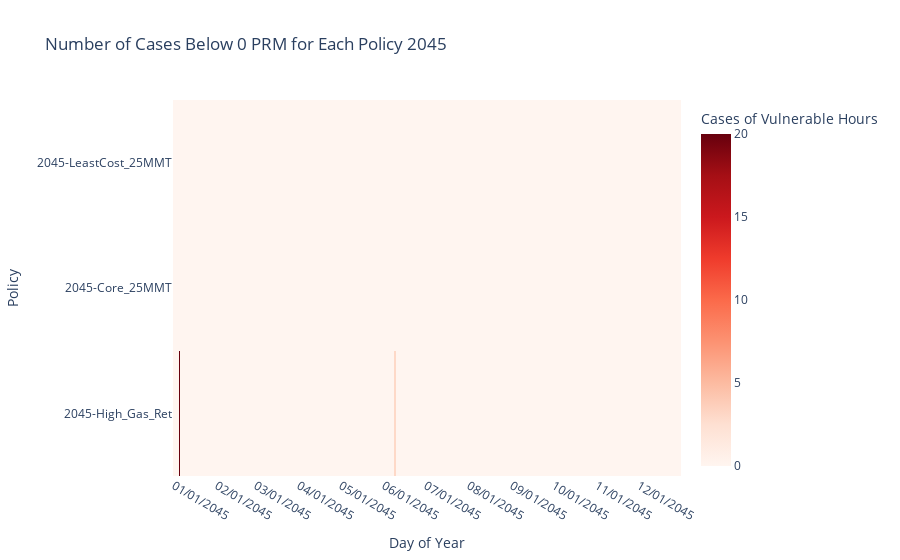

This figure's notebook cell:
### Code cell
# Example usage
folder_path = '/Users/liyangwang/kitxDMDU_analysis/reservemargin'
policyYear = 2045
RMValue = 0
combined_df = RM_daily(folder_path, policyYear, RMValue)
create_heatmap(combined_df, RMValue, policyYear)

### Figure 1 — Plotly figure (JSON) as saved in the notebook; plotly's stock layout.template omitted (floating-point values rounded to 4 significant figures; data arrays with more than 128 entries replaced by an {"elided": "..."} marker saying what was removed)
{"data": [{"coloraxis": "coloraxis", "hovertemplate": "Day of Year: %{x}<br>Policy: %{y}<br>Cases of Vulnerable Hours: %{z}<extra></extra>", "name": "0", "type": "heatmap", "x": {"elided": "365 int values"}, "xaxis": "x", "y": ["2045-LeastCost_25MMT", "2045-Core_25MMT", "2045-High_Gas_Ret"], "yaxis": "y", "z": {"elided": "3x365 int values"}}], "layout": {"coloraxis": {"colorbar": {"title": {"text": "Cases of Vulnerable Hours"}}, "colorscale": [[0, "rgb(255,245,240)"], [0.125, "rgb(254,224,210)"], [0.25, "rgb(252,187,161)"], [0.375, "rgb(252,146,114)"], [0.5, "rgb(251,106,74)"], [0.625, "rgb(239,59,44)"], [0.75, "rgb(203,24,29)"], [0.875, "rgb(165,15,21)"], [1, "rgb(103,0,13)"]]}, "title": {"text": "Number of Cases Below 0 PRM for Each Policy 2045"}, "xaxis": {"anchor": "y", "constrain": "domain", "domain": [0, 1], "scaleanchor": "y", "ticktext": ["01/01/2045", "02/01/2045", "03/01/2045", "04/01/2045", "05/01/2045", "06/01/2045", "07/01/2045", "08/01/2045", "09/01/2045", "10/01/2045", "11/01/2045", "12/01/2045"], "tickvals": [1, 32, 60, 91, 121, 152, 182, 213, 244, 274, 305, 335], "title": {"text": "Day of Year"}}, "yaxis": {"anchor": "x", "autorange": "reversed", "constrain": "domain", "domain": [0, 1], "title": {"text": "Policy"}}}}
